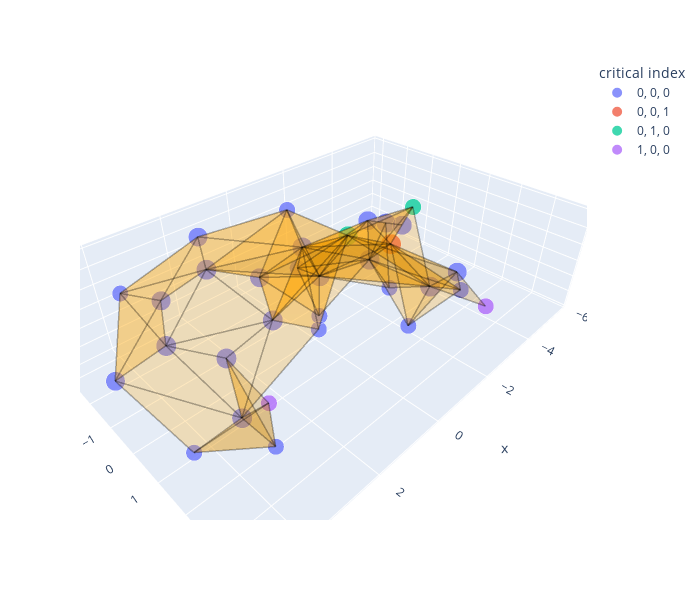

The code cell stored with this chart in its notebook:
### Markdown cell above
Calculate the Morse transform for another direction t = (1, 1, 1) and note the change in the Morse data. (The number of critical vertices, critical values and critical indices can change.)

### Code cell
# The query direction
t = np.array( [1, 1, 1] ) # try [1, 0, 1] too

# Generate the padded Morse transform vector for depth 10
_, _, padded_vector_output = m.getCriticalPoints(t, top=10)
morse_data_df = morse_data(padded_vector_output, top=10)

# Display the dataframe
print('direction =', t)
display(morse_data_df.style.hide())

# Visualise the critical vertices
m.plot_crit_pt(two_skeleton=True, renderer='vscode')
